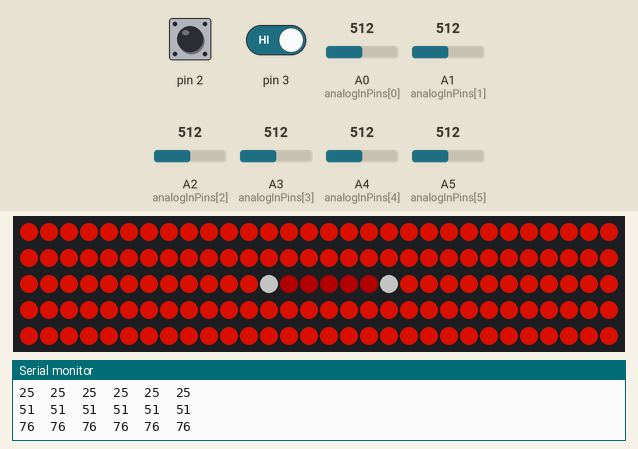
Bench run of a sketch on a simulated Arduino Uno, built with avr-gcc and run on an emulated ATmega328P. Parts: 150 RGB LEDs in strip order, left to right, continuing on the next row, the last lines printed to the serial monitor. The inputs (shaded band) are chosen by the test bench; at power-on: pin 3 HIGH, A0 (analogInPins[0]) = 512, A1 (analogInPins[1]) = 512, A2 (analogInPins[2]) = 512, pin 2 HIGH, A3 (analogInPins[3]) = 512, A4 (analogInPins[4]) = 512, A5 (analogInPins[5]) = 512. Dim RGB values are drawn brighter than linear.

Above: at 0.07 s.
At 1.26 s:
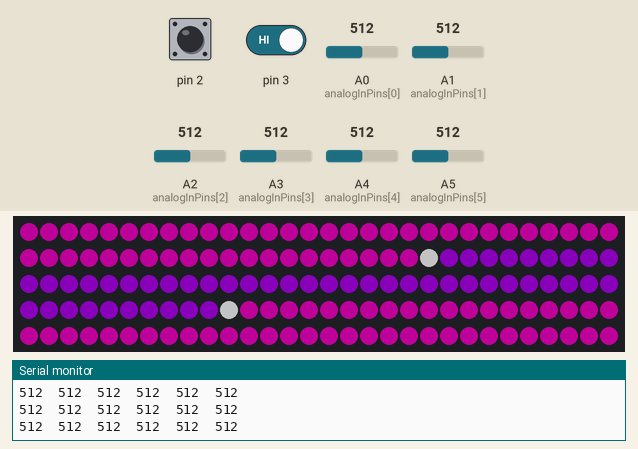
1.3 s: pin 3 driven LOW
At 1.74 s:
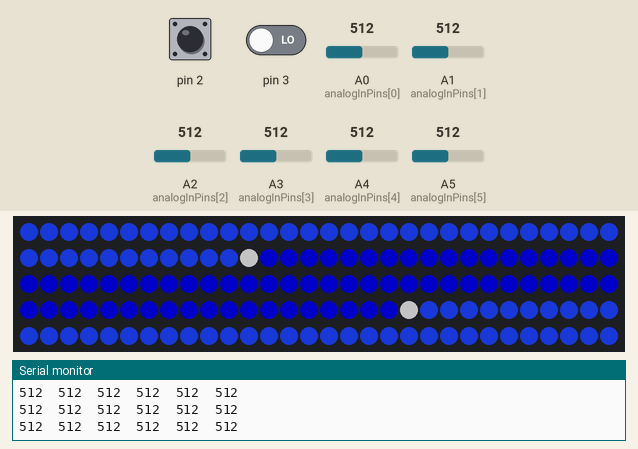

The sketch:

Lights_Final.ino
```cpp
/* Team 449 2017 LED Strip Code
 * Written by Rafi Pedersen
 *
 * Operates under a 4-State premise:
 * State 1: Neither gear nor peg
 * State 2: Gear only
 * State 3: Peg Only (pretty much useless)
 * State 4: Peg and Gear
 *
 * Each state has two colors, which alternately expand from
 * the middle of the strip.
 *
 * Detects the peg using six analog IR sensors
 * Detects the gear using two digital IR sensors, one for gear
 * in and one for gear out.
 *
 * Uses a 150 pixel Adafruit Neopixel strip.
 */

#include <Wire.h>
#include <Adafruit_NeoPixel.h>

#define PIN 6
Adafruit_NeoPixel strip = Adafruit_NeoPixel(150, PIN, NEO_GRB + NEO_KHZ800);

//define a bunch of colors
uint32_t red = strip.Color(60,0,0);
uint32_t green = strip.Color(0,100,15);
uint32_t oyellow = strip.Color(140,40,0);
uint32_t blue = strip.Color(0,0,100);
uint32_t orange = strip.Color(140,10,0);
uint32_t yellow = strip.Color(90,20,0);
uint32_t purple = strip.Color(55,0,75);
uint32_t pink = strip.Color(80,0,65);
uint32_t lgreen = strip.Color(10,80,10);
uint32_t lblue = strip.Color(15,35,135);
uint32_t cyan = strip.Color(0,80,60);
uint32_t white = strip.Color(40,40,40);

//define 2 colors for each of the four states.
uint32_t neutral1 = red;
uint32_t neutral2 = orange;
uint32_t gear1 = yellow;
uint32_t gear2 = oyellow;
uint32_t peg1 = purple;
uint32_t peg2 = pink;
uint32_t gearPeg1 = blue;
uint32_t gearPeg2 = lblue;


int threshold = 320; //threshold for the analog peg-detecting sensors
int gearSensorBuffer = 15; //buffer for the gear sensors
                           //higher values make less flicker, more delay
int gearBufferState1 = 0; //initialize both sensors' buffers
int gearBufferState2 = 0;
//buffers for the gear sensors add or subtract based on their reading
//then state is determined by positive/negative of buffers

//used to make transition animation between two colors
int barrier = 0;
int ripplePos = 0;
boolean rippleInvert = false;

//set up analog sensors
const int sensorCount = 6; //number of sensors
const int analogInPins[] = {A0, A1, A2, A3, A4, A5};
uint32_t sensorSums[sensorCount];

const int sensorReadingCount = 20;
uint32_t pegSensorReadings[sensorCount][sensorReadingCount];
int sensorIndex = 0;

boolean pegIn = false;
boolean gearIn = false;

int loopCounter = 0;

void setup() {
  // put your setup code here, to run once:
  Serial.begin(9600);
  strip.begin();
  strip.show();
}

void loop() {
  // put your main code here, to run repeatedly:
  readSensors();

  if (loopCounter % 2 == 0) {
    ripplePos++;
    loopCounter = 1;
  } else {
    loopCounter++;
  }

  if (ripplePos > strip.numPixels() / 2) {
    ripplePos = ripplePos % (strip.numPixels()/2);
    rippleInvert = !rippleInvert;
  }

  if (gearIn) {
    if (pegIn) {
      for (int i = 0; i <= strip.numPixels()/2; i++) {
        setColor(strip.numPixels()/2+i, gearPeg1, gearPeg2);
        setColor(strip.numPixels()/2 - i, gearPeg1, gearPeg2);
      }
    } else {
      for (int i = 0; i <= strip.numPixels()/2; i++) {
        setColor(strip.numPixels()/2+i, gear1, gear2);
        setColor(strip.numPixels()/2 - i, gear1, gear2);
      }
    }
  } else if (pegIn) {
    for (int i = 0; i <= strip.numPixels()/2; i++) {
      setColor(strip.numPixels()/2+i, peg1, peg2);
      setColor(strip.numPixels()/2 - i, peg1, peg2);
    }
  } else {
    for (int i = 0; i <= strip.numPixels()/2; i++) {
      setColor(strip.numPixels()/2+i, neutral1, neutral2);
      setColor(strip.numPixels()/2-i, neutral1, neutral2);
    }
  }
  strip.show();
  delay(1);
}

void setColor(int i, uint32_t c1, uint32_t c2) {
  if (!rippleInvert) {
    if (i < strip.numPixels()/2 - ripplePos || i > strip.numPixels()/2+ripplePos) {
      strip.setPixelColor(i,c2);
    } else if (i == strip.numPixels()/2 - ripplePos || i == strip.numPixels()/2+ripplePos){
      strip.setPixelColor(i,90,90,90);
    } else {
      strip.setPixelColor(i,c1);
    }
  } else {
    if (i < strip.numPixels()/2 - ripplePos || i > strip.numPixels()/2+ripplePos) {
      strip.setPixelColor(i,c1);
    } else if (i == strip.numPixels()/2 - ripplePos || i == strip.numPixels()/2+ripplePos) {
      strip.setPixelColor(i,90,90,90);
    }
    else {
      strip.setPixelColor(i,c2);
    }
  }
}

void readSensors() {
  if (digitalRead(2) == 0) {
    if (gearBufferState1 < gearSensorBuffer) {
      gearBufferState1++;
    }
  } else {
    if (gearBufferState1 > gearSensorBuffer * -1) {
      gearBufferState1--;
    }
  }
  if (digitalRead(3) == 0) {
    if (gearBufferState2 < gearSensorBuffer) {
      gearBufferState2++;
    }
  } else {
    if (gearBufferState2 > gearSensorBuffer * -1) {
      gearBufferState2--;
    }
  }
  if (gearBufferState2 >= 0) {
    gearIn = true;
  } else if (gearBufferState1 < 0 && gearBufferState2 < 0) {
    gearIn = false;
  }

  for (int i = 0; i < sensorCount; i++) {
    pegSensorReadings[i][sensorIndex] = analogRead(analogInPins[i]);
    //Serial.print(pegSensorReadings[i][sensorIndex]); Serial.print('\t');
    sensorSums[i] = findAverage(pegSensorReadings[i]);
  }
  sensorIndex++;
  if (sensorIndex == sensorReadingCount) {
      sensorIndex = 0;
    }
  //sensorSums[1] *= 2.5;
  for (int i = 0; i < sensorCount; i++) {
    Serial.print(sensorSums[i]); Serial.print('\t');
  }
  Serial.println();
  if (maxValue(sensorSums, sensorCount) > threshold) {
    /*if(redColor < 100){
      redColor+=15;
    }
    if (blueColor > 0) {
      blueColor -= 15;
    }*/
    pegIn = true;
  } else {
    pegIn = false;
  }
}

uint32_t maxValue( uint32_t myArray[], int size) {
    int i; uint32_t maxValue;
    maxValue=myArray[0];

    //find the largest no
    for (i=0;i < size; i++) {
        if (myArray[i]>maxValue)
        maxValue=myArray[i];
    }
    return maxValue;
}

uint32_t findAverage(uint32_t input[]) {
  uint32_t sum = 0;
  for (int i = 0; i < sensorReadingCount; i++) {
    sum += input[i];
  }
  return (sum / sensorReadingCount);
}
```
